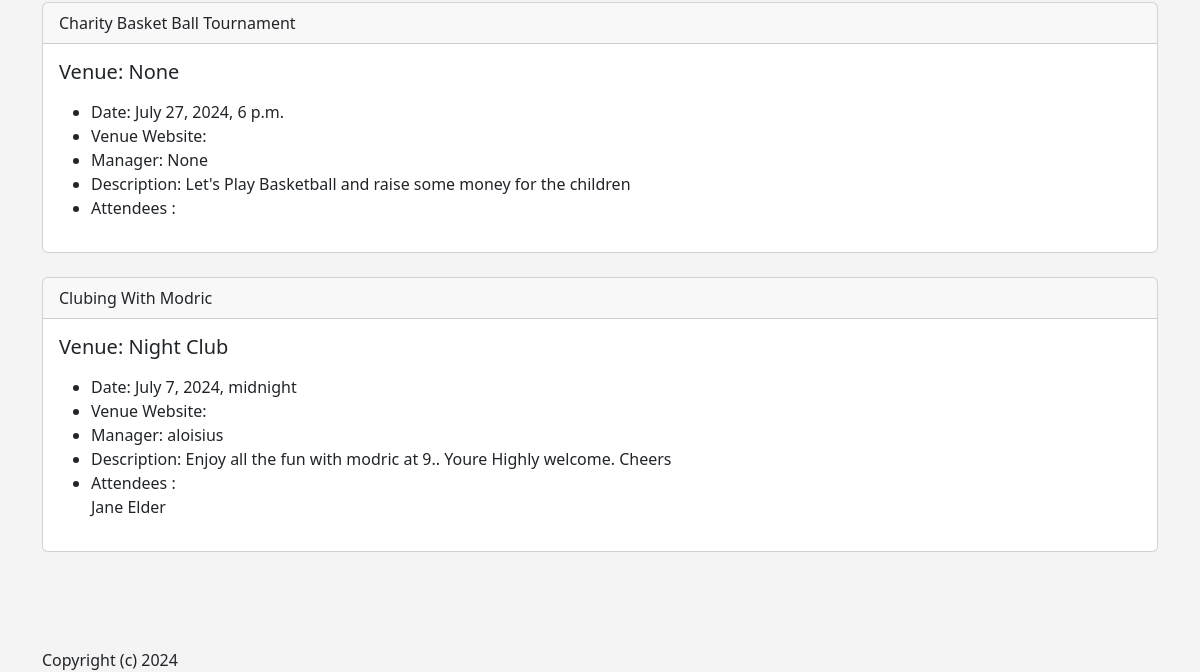
The app's page / (lower part), older data.
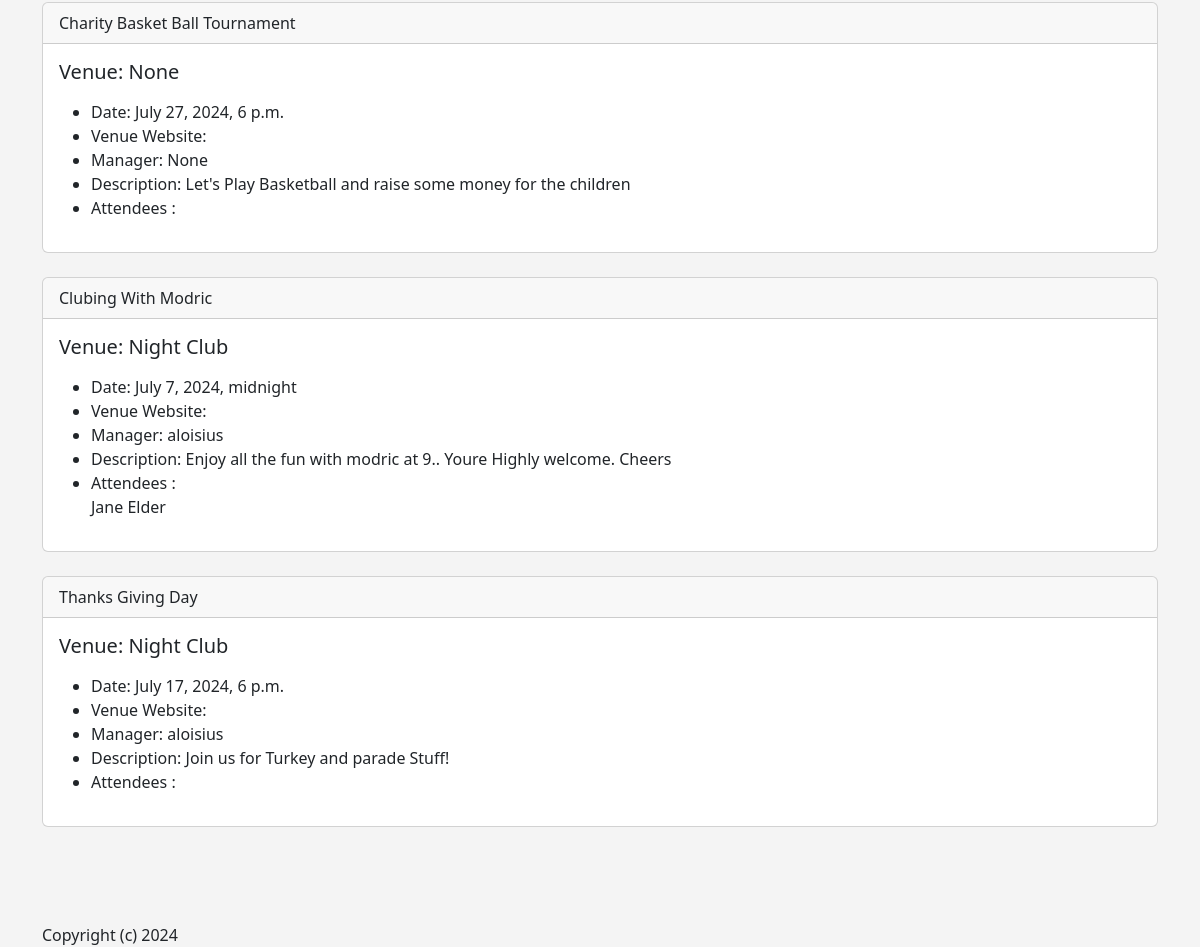
The same page, newer data.
### events/models.py (models this page shows, shortened)
class Event(models.Model):
    name = models.CharField(max_length=120)
    event_date = models.DateTimeField()
    venue = models.ForeignKey(Venue, blank=True, null=True, on_delete=models.CASCADE)
    manager = models.ForeignKey(User, blank=True, null=True, on_delete=models.SET_NULL)
    description = models.TextField(blank=True)
    attendees = models.ManyToManyField(MyClubUser, blank=True)
    approved = models.BooleanField(default=False)
    def __str__(self):
        return self.name

class Venue(models.Model):
    name = models.CharField(max_length=120)
    address = models.CharField(max_length=300)
    zip_code =  models.CharField(max_length=15, blank=True)
    phone = models.CharField(max_length=15, blank=True)
    web = models.URLField(blank=True)
    email_address = models.EmailField(blank=True)
    owner = models.IntegerField(blank=False, default=1)
    venue_image = models.ImageField(null=True, blank=True, upload_to='images/')
    def __str__(self):
        return self.name

class MyClubUser(models.Model):
    first_name = models.CharField(max_length=30)
    last_name = models.CharField(max_length=30)
    email = models.EmailField()
    def __str__(self):
        return self.first_name + " " +self.last_name

### events/views.py (the view)
# urls.py: path('', views.home, name='home'),
def home(request, year=datetime.now().year, month=datetime.now().strftime('%B')):
    name = request.user
    month = month.capitalize()
    month_number = list(calendar.month_name).index(month)
    month_number = int(month_number)
    cal = HTMLCalendar().formatmonth(year, month_number)
    now = datetime.now()
    current_year = now.year
    event_list = Event.objects.filter(event_date__year = year, event_date__month = month_number)
    time = now.strftime('%I:%M %p')
    return render(request, 'events/home.html', {'name':name, 'year':year, 'month':month, 'month_number':month_number, 'cal':cal, 'current_year':current_year, 'time':time, 'event_list':event_list})

### events/templates/events/home.html (shortened to what this page needs)
{% extends 'events/base.html' %}
{% block content %}
 <br><br>
    {% if event_list %}
        {% for event in event_list %}
        <div class="card">
            <div class="card-header">
                {{ event }}
            </div>
            <div class="card-body">
              <h5 class="card-title">Venue: {{ event.venue }}</h5>
              <p class="card-text">
                <ul>
                    <li>Date: {{ event.event_date }}</li>
                    <li>Venue Website: {{ event.venue.web }}</li>
                    <li>Manager: {{ event.manager }}</li>
                    <li>Description: {{ event.description }}</li>
                    <li>Attendees : <br>
                    {% for user in event.attendees.all  %}
                    {{ user }} <br>
                    {% endfor %}
                </li>
                </ul>
              </p>
            </div>
          </div>
          <br>
        {% endfor %}
    {% else %}
        Sorry...Therre are no events this month...
    {% endif %}
 <br>
 <br>
 <br>
 Copyright (c) {{ current_year }}
{% endblock %}

Row changes from the older to the newer data that the page shows:
added Event: name "Thanks Giving Day", venue "Night Club", event_date "July 17, 2024, 6 p.m.", manager "aloisius", description "Join us for Turkey and parade Stuff!"
